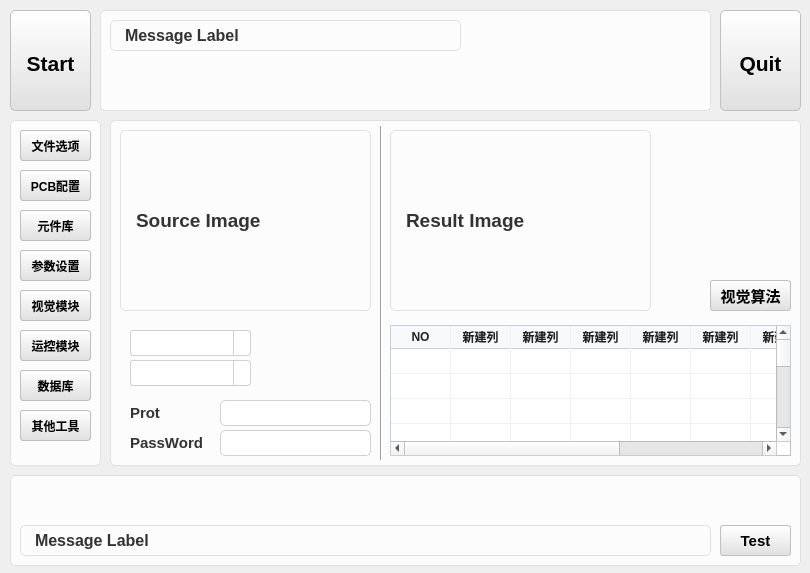
<?xml version="1.0" encoding="UTF-8"?>
<ui version="4.0">
 <class>MachineCoreClass</class>
 <widget class="QMainWindow" name="MachineCoreClass">
  <property name="geometry">
   <rect>
    <x>0</x>
    <y>0</y>
    <width>810</width>
    <height>573</height>
   </rect>
  </property>
  <property name="font">
   <font>
    <strikeout>false</strikeout>
   </font>
  </property>
  <property name="windowTitle">
   <string>MachineCore</string>
  </property>
  <property name="styleSheet">
   <string notr="true">/* ================== QPushButton &amp; QToolButton 开始 ================== */

/* 按钮默认状态 */
QPushButton, QToolButton {
    border: 1px solid #c0c0c0;      
    background: qlineargradient(x1:0, y1:0, x2:0, y2:1, stop:0 #ffffff, stop:1 #e0e0e0);
    border-radius: 3px; 
    outline: none;                  
    padding: 0px;                   
}

/* 按钮鼠标悬停时 */
QPushButton:hover, QToolButton:hover {
    border: 1px solid #a0a0a0;      
    background: qlineargradient(x1:0, y1:0, x2:0, y2:1, stop:0 #ffffff, stop:1 #d0d0d0);
}

/* 按钮鼠标按下时 */
QPushButton:pressed, QToolButton:pressed {
    border: 1px solid #808080;      
    background: qlineargradient(x1:0, y1:0, x2:0, y2:1, stop:0 #d0d0d0, stop:1 #e0e0e0);
}

/* ================== QLineEdit 开始 ================== */

/* 默认状态 */
QLineEdit {
    background-color: #ffffff;
    border: 1px solid #D0D0D0;     
    border-radius: 5px;            
    padding: 2px 2px;              
    color: #222222;                
    min-height: 20px;              
}

/* 获得焦点时 */
QLineEdit:focus {
    border: 1px solid #007AFF;     
    background-color: #E8F4FF;     
}

/* 禁用状态 */
QLineEdit:disabled {
    background-color: #eef1f5;     
    color: #9aa0a6;                
    border: 1px solid #d3d8e0;     
}

/* ================== QTableWidget 开始 ================== */

QTableWidget {
    background-color: #ffffff;
    border: 1px solid #c8cdd6;
    border-radius: 1px;
    gridline-color: #eef1f5;
    selection-background-color: #eef1f5;
    color: #222222;
}

QTableWidget::item {
    padding: 2px 2px;
}

/* 表头样式 */
QHeaderView::section {
    background-color: #f7f9fc;         /* 稍微带点蓝灰色的背景，比纯白更有质感 */
    border: none;
    border-bottom: 1px solid #c8cdd6;  /* 底部保留主分割线 */
    border-right: 1px solid #eef1f5;   /* 右侧保留列分割线 */
    padding: 0px 0px;                 /* 增加内边距，让表头看起来不那么拥挤 */
    color: #222222;
    font-weight: bold;                 /* 表头加粗，增强视觉引导 */
    text-align: left;                  /* 强制左对齐（默认可能是居中，左对齐更易读） */
}

/* 鼠标悬停在表头上时的效果 */
QHeaderView::section:hover {
    background-color: #eef1f5;         /* 悬停时背景稍微变深，提供交互反馈 */
}

/* 去掉表头最右侧多余的边框线 */
QHeaderView::section:last {
    border-right: none;
}

/* ================== QGroupBox 开始 ================== */

QGroupBox {
    border: 1px solid #E0E0E0; 
    border-radius: 5px; 
    background-color: #FCFCFC; 
    margin-top: 10px; /* ⚠️ 新增：给标题留出一点顶部空间 */
}

/* 分组框标题（补充了左右内边距） */
QGroupBox::title {
    subcontrol-origin: margin;
    subcontrol-position: top left;
    color: #333333;
    font-weight: bold;
    background-color: #FCFCFC; 
    padding: 0 5px; /* ⚠️ 新增：左右留出 5px 空间，让遮盖边框的效果更自然，文字不贴边 */
}

/* ================== QLabel 开始 ================== */

QLabel {
    color: #333333;           /* 与 QGroupBox::title 保持一致的深灰色 */
    font-weight: bold;        /* 保持相同的加粗效果（如果是普通文本可去掉这行） */
    background-color: #FCFCFC; /* 与分组框背景色一致 */
    border: 1px solid #E0E0E0; /* 相同的边框颜色和粗细 */
    border-radius: 5px;       /* 相同的圆角 */
    padding: 6px 10px;        /* 适当的内边距，让文字不贴边，视觉上更舒适 */
}

/* ================== QComboBox 开始 ================== */

/* 默认状态 */
QComboBox {
    background-color: #ffffff;
    border: 1px solid #D0D0D0;     
    border-radius: 3px;            
    padding: 2px 2px;              
    color: #222222;                
    min-height: 20px;
	font-weight: bold;             /* 加上这一行，文字就加粗了 */              
}

/* 获得焦点时 */
QComboBox:focus {
    border: 1px solid #007AFF;     
    background-color: #E8F4FF;     
}

/* 禁用状态 */
QComboBox:disabled {
    background-color: #eef1f5;     
    color: #9aa0a6;                
    border: 1px solid #d3d8e0;     
}

/* 右侧下拉按钮区域 */
QComboBox::drop-down {
    width: 16px;
    border-left: 1px solid #D0D0D0;
    border-top-right-radius: 4px;
    border-bottom-right-radius: 4px;
}

/* 使用自定义图片作为下拉箭头 */
QComboBox::down-arrow {
    image: url(:/MachineCore/Icon/fa_0xf107.png); /* 替换为你的资源路径 */
    width: 10px;                        /* 建议设置合适的宽高 */
    height: 10px;
}

/* QFrame (分割线) */
QFrame[frameShape=&quot;4&quot;], 
QFrame[frameShape=&quot;5&quot;] {
    border: none;              /* 1. 彻底干掉外框，绝不会出现方框 */
    background-color: #D0D0D0; /* 2. 核心！用背景色来充当线条的颜色 */

}
</string>
  </property>
  <widget class="QWidget" name="centralWidget">
   <widget class="QToolButton" name="toolButton_Start">
    <property name="geometry">
     <rect>
      <x>10</x>
      <y>10</y>
      <width>81</width>
      <height>101</height>
     </rect>
    </property>
    <property name="font">
     <font>
      <pointsize>16</pointsize>
      <weight>75</weight>
      <italic>false</italic>
      <bold>true</bold>
      <underline>false</underline>
      <strikeout>false</strikeout>
     </font>
    </property>
    <property name="styleSheet">
     <string notr="true">/* 1. 默认状态 */
* {
    border: 1px solid #c0c0c0; 
    background: qlineargradient(x1:0, y1:0, x2:0, y2:1, stop:0 #ffffff, stop:1 #e0e0e0);
    border-radius: 5px; 
    padding-top: 10px; 
    padding-bottom: 5px; 
}

/* 2. 鼠标悬停时 */
*:hover {
    border: 1px solid #a0a0a0; 
    background: qlineargradient(x1:0, y1:0, x2:0, y2:1, stop:0 #ffffff, stop:1 #d0d0d0);
}

/* 3. 鼠标按下时 */
*:pressed {
    border: 1px solid #808080; 
    background: qlineargradient(x1:0, y1:0, x2:0, y2:1, stop:0 #d0d0d0, stop:1 #e0e0e0);
}</string>
    </property>
    <property name="text">
     <string>Start</string>
    </property>
    <property name="icon">
     <iconset resource="MachineCore.qrc">
      <normaloff>:/MachineCore/Icon/Start.png</normaloff>:/MachineCore/Icon/Start.png</iconset>
    </property>
    <property name="iconSize">
     <size>
      <width>48</width>
      <height>48</height>
     </size>
    </property>
    <property name="toolButtonStyle">
     <enum>Qt::ToolButtonTextUnderIcon</enum>
    </property>
   </widget>
   <widget class="QToolButton" name="toolButton_Quit">
    <property name="geometry">
     <rect>
      <x>720</x>
      <y>10</y>
      <width>81</width>
      <height>101</height>
     </rect>
    </property>
    <property name="font">
     <font>
      <pointsize>16</pointsize>
      <weight>75</weight>
      <italic>false</italic>
      <bold>true</bold>
      <strikeout>false</strikeout>
     </font>
    </property>
    <property name="styleSheet">
     <string notr="true">/* 1. 默认状态 */
* {
    border: 1px solid #c0c0c0; 
    background: qlineargradient(x1:0, y1:0, x2:0, y2:1, stop:0 #ffffff, stop:1 #e0e0e0);
    border-radius: 5px; 
    padding-top: 10px; 
    padding-bottom: 5px; 
}

/* 2. 鼠标悬停时 */
*:hover {
    border: 1px solid #a0a0a0; 
    background: qlineargradient(x1:0, y1:0, x2:0, y2:1, stop:0 #ffffff, stop:1 #d0d0d0);
}

/* 3. 鼠标按下时 */
*:pressed {
    border: 1px solid #808080; 
    background: qlineargradient(x1:0, y1:0, x2:0, y2:1, stop:0 #d0d0d0, stop:1 #e0e0e0);
}</string>
    </property>
    <property name="text">
     <string>Quit</string>
    </property>
    <property name="icon">
     <iconset resource="MachineCore.qrc">
      <normaloff>:/MachineCore/Icon/Quit.png</normaloff>:/MachineCore/Icon/Quit.png</iconset>
    </property>
    <property name="iconSize">
     <size>
      <width>48</width>
      <height>48</height>
     </size>
    </property>
    <property name="toolButtonStyle">
     <enum>Qt::ToolButtonTextUnderIcon</enum>
    </property>
   </widget>
   <widget class="QGroupBox" name="groupBox_Center">
    <property name="geometry">
     <rect>
      <x>110</x>
      <y>110</y>
      <width>691</width>
      <height>356</height>
     </rect>
    </property>
    <property name="title">
     <string/>
    </property>
    <widget class="QLabel" name="label_Video">
     <property name="geometry">
      <rect>
       <x>10</x>
       <y>20</y>
       <width>251</width>
       <height>181</height>
      </rect>
     </property>
     <property name="font">
      <font>
       <pointsize>14</pointsize>
       <weight>75</weight>
       <bold>true</bold>
      </font>
     </property>
     <property name="text">
      <string>Source Image</string>
     </property>
    </widget>
    <widget class="QTableWidget" name="tableWidget">
     <property name="geometry">
      <rect>
       <x>280</x>
       <y>215</y>
       <width>401</width>
       <height>131</height>
      </rect>
     </property>
     <attribute name="horizontalHeaderVisible">
      <bool>true</bool>
     </attribute>
     <attribute name="horizontalHeaderCascadingSectionResizes">
      <bool>false</bool>
     </attribute>
     <attribute name="horizontalHeaderMinimumSectionSize">
      <number>25</number>
     </attribute>
     <attribute name="horizontalHeaderDefaultSectionSize">
      <number>60</number>
     </attribute>
     <attribute name="verticalHeaderVisible">
      <bool>false</bool>
     </attribute>
     <attribute name="verticalHeaderDefaultSectionSize">
      <number>25</number>
     </attribute>
     <attribute name="verticalHeaderHighlightSections">
      <bool>true</bool>
     </attribute>
     <row>
      <property name="text">
       <string>新建行</string>
      </property>
     </row>
     <row>
      <property name="text">
       <string>新建行</string>
      </property>
     </row>
     <row>
      <property name="text">
       <string>新建行</string>
      </property>
     </row>
     <row>
      <property name="text">
       <string>新建行</string>
      </property>
     </row>
     <row>
      <property name="text">
       <string>新建行</string>
      </property>
     </row>
     <row>
      <property name="text">
       <string>新建行</string>
      </property>
     </row>
     <row>
      <property name="text">
       <string>新建行</string>
      </property>
     </row>
     <row>
      <property name="text">
       <string>新建行</string>
      </property>
     </row>
     <row>
      <property name="text">
       <string>新建行</string>
      </property>
     </row>
     <row>
      <property name="text">
       <string>新建行</string>
      </property>
     </row>
     <row>
      <property name="text">
       <string>新建行</string>
      </property>
     </row>
     <row>
      <property name="text">
       <string>新建行</string>
      </property>
     </row>
     <row>
      <property name="text">
       <string>新建行</string>
      </property>
     </row>
     <row>
      <property name="text">
       <string>新建行</string>
      </property>
     </row>
     <row>
      <property name="text">
       <string>新建行</string>
      </property>
     </row>
     <row>
      <property name="text">
       <string>新建行</string>
      </property>
     </row>
     <row>
      <property name="text">
       <string>新建行</string>
      </property>
     </row>
     <row>
      <property name="text">
       <string>新建行</string>
      </property>
     </row>
     <row>
      <property name="text">
       <string>新建行</string>
      </property>
     </row>
     <row>
      <property name="text">
       <string>新建行</string>
      </property>
     </row>
     <column>
      <property name="text">
       <string>NO</string>
      </property>
     </column>
     <column>
      <property name="text">
       <string>新建列</string>
      </property>
     </column>
     <column>
      <property name="text">
       <string>新建列</string>
      </property>
     </column>
     <column>
      <property name="text">
       <string>新建列</string>
      </property>
     </column>
     <column>
      <property name="text">
       <string>新建列</string>
      </property>
     </column>
     <column>
      <property name="text">
       <string>新建列</string>
      </property>
     </column>
     <column>
      <property name="text">
       <string>新建列</string>
      </property>
     </column>
     <column>
      <property name="text">
       <string>新建列</string>
      </property>
     </column>
     <column>
      <property name="text">
       <string>新建列</string>
      </property>
     </column>
     <column>
      <property name="text">
       <string>新建列</string>
      </property>
     </column>
    </widget>
    <widget class="QFrame" name="frame">
     <property name="geometry">
      <rect>
       <x>270</x>
       <y>15</y>
       <width>1</width>
       <height>336</height>
      </rect>
     </property>
     <property name="frameShape">
      <enum>QFrame::VLine</enum>
     </property>
     <property name="frameShadow">
      <enum>QFrame::Raised</enum>
     </property>
    </widget>
    <widget class="QLineEdit" name="lineEdit_5">
     <property name="geometry">
      <rect>
       <x>110</x>
       <y>290</y>
       <width>151</width>
       <height>26</height>
      </rect>
     </property>
     <property name="font">
      <font>
       <pointsize>11</pointsize>
      </font>
     </property>
    </widget>
    <widget class="QLabel" name="label_Top_4">
     <property name="geometry">
      <rect>
       <x>20</x>
       <y>290</y>
       <width>81</width>
       <height>26</height>
      </rect>
     </property>
     <property name="font">
      <font>
       <pointsize>11</pointsize>
       <weight>75</weight>
       <bold>true</bold>
      </font>
     </property>
     <property name="styleSheet">
      <string notr="true">color: #333333;           /* 与 QGroupBox::title 保持一致的深灰色 */
font-weight: bold;        /* 保持相同的加粗效果（如果是普通文本可去掉这行） */
background-color: #FCFCFC; /* 与分组框背景色一致 */
border: 0px solid #E0E0E0; /* 相同的边框颜色和粗细 */
border-radius: 0px;       /* 相同的圆角 */
padding: 0px 0px;        /* 适当的内边距，让文字不贴边，视觉上更舒适 */</string>
     </property>
     <property name="text">
      <string>Prot</string>
     </property>
    </widget>
    <widget class="QLineEdit" name="lineEdit_6">
     <property name="geometry">
      <rect>
       <x>110</x>
       <y>320</y>
       <width>151</width>
       <height>26</height>
      </rect>
     </property>
     <property name="font">
      <font>
       <pointsize>11</pointsize>
      </font>
     </property>
    </widget>
    <widget class="QLabel" name="label_Top_5">
     <property name="geometry">
      <rect>
       <x>20</x>
       <y>320</y>
       <width>81</width>
       <height>26</height>
      </rect>
     </property>
     <property name="font">
      <font>
       <pointsize>11</pointsize>
       <weight>75</weight>
       <bold>true</bold>
      </font>
     </property>
     <property name="styleSheet">
      <string notr="true">color: #333333;           /* 与 QGroupBox::title 保持一致的深灰色 */
font-weight: bold;        /* 保持相同的加粗效果（如果是普通文本可去掉这行） */
background-color: #FCFCFC; /* 与分组框背景色一致 */
border: 0px solid #E0E0E0; /* 相同的边框颜色和粗细 */
border-radius: 0px;       /* 相同的圆角 */
padding: 0px 0px;        /* 适当的内边距，让文字不贴边，视觉上更舒适 */</string>
     </property>
     <property name="text">
      <string>PassWord</string>
     </property>
    </widget>
    <widget class="QComboBox" name="comboBox_5">
     <property name="geometry">
      <rect>
       <x>20</x>
       <y>220</y>
       <width>121</width>
       <height>26</height>
      </rect>
     </property>
    </widget>
    <widget class="QComboBox" name="comboBox_6">
     <property name="geometry">
      <rect>
       <x>20</x>
       <y>250</y>
       <width>121</width>
       <height>26</height>
      </rect>
     </property>
    </widget>
    <widget class="QLabel" name="label_Result">
     <property name="geometry">
      <rect>
       <x>280</x>
       <y>20</y>
       <width>261</width>
       <height>181</height>
      </rect>
     </property>
     <property name="font">
      <font>
       <pointsize>14</pointsize>
       <weight>75</weight>
       <bold>true</bold>
      </font>
     </property>
     <property name="text">
      <string>Result Image</string>
     </property>
    </widget>
    <widget class="QPushButton" name="pushButton_Math">
     <property name="geometry">
      <rect>
       <x>600</x>
       <y>170</y>
       <width>81</width>
       <height>31</height>
      </rect>
     </property>
     <property name="font">
      <font>
       <pointsize>11</pointsize>
       <weight>75</weight>
       <bold>true</bold>
      </font>
     </property>
     <property name="text">
      <string>视觉算法</string>
     </property>
    </widget>
   </widget>
   <widget class="QGroupBox" name="groupBox_Top">
    <property name="geometry">
     <rect>
      <x>100</x>
      <y>0</y>
      <width>611</width>
      <height>111</height>
     </rect>
    </property>
    <property name="title">
     <string/>
    </property>
    <widget class="QLabel" name="label_Top">
     <property name="geometry">
      <rect>
       <x>10</x>
       <y>20</y>
       <width>351</width>
       <height>31</height>
      </rect>
     </property>
     <property name="font">
      <font>
       <pointsize>12</pointsize>
       <weight>75</weight>
       <bold>true</bold>
      </font>
     </property>
     <property name="text">
      <string>Message Label</string>
     </property>
    </widget>
   </widget>
   <widget class="QGroupBox" name="groupBox_Left">
    <property name="geometry">
     <rect>
      <x>10</x>
      <y>110</y>
      <width>91</width>
      <height>356</height>
     </rect>
    </property>
    <property name="title">
     <string/>
    </property>
    <widget class="QPushButton" name="pushButton_File">
     <property name="geometry">
      <rect>
       <x>10</x>
       <y>20</y>
       <width>71</width>
       <height>31</height>
      </rect>
     </property>
     <property name="font">
      <font>
       <pointsize>9</pointsize>
       <weight>75</weight>
       <bold>true</bold>
      </font>
     </property>
     <property name="text">
      <string>文件选项</string>
     </property>
    </widget>
    <widget class="QPushButton" name="pushButton_PCB">
     <property name="geometry">
      <rect>
       <x>10</x>
       <y>60</y>
       <width>71</width>
       <height>31</height>
      </rect>
     </property>
     <property name="font">
      <font>
       <pointsize>9</pointsize>
       <weight>75</weight>
       <bold>true</bold>
      </font>
     </property>
     <property name="text">
      <string>PCB配置</string>
     </property>
    </widget>
    <widget class="QPushButton" name="pushButton_Lib">
     <property name="geometry">
      <rect>
       <x>10</x>
       <y>100</y>
       <width>71</width>
       <height>31</height>
      </rect>
     </property>
     <property name="font">
      <font>
       <pointsize>9</pointsize>
       <weight>75</weight>
       <bold>true</bold>
      </font>
     </property>
     <property name="text">
      <string>元件库</string>
     </property>
    </widget>
    <widget class="QPushButton" name="pushButton_Para">
     <property name="geometry">
      <rect>
       <x>10</x>
       <y>140</y>
       <width>71</width>
       <height>31</height>
      </rect>
     </property>
     <property name="font">
      <font>
       <pointsize>9</pointsize>
       <weight>75</weight>
       <bold>true</bold>
      </font>
     </property>
     <property name="text">
      <string>参数设置</string>
     </property>
    </widget>
    <widget class="QPushButton" name="pushButton_Tool">
     <property name="geometry">
      <rect>
       <x>10</x>
       <y>300</y>
       <width>71</width>
       <height>31</height>
      </rect>
     </property>
     <property name="font">
      <font>
       <pointsize>9</pointsize>
       <weight>75</weight>
       <bold>true</bold>
      </font>
     </property>
     <property name="text">
      <string>其他工具</string>
     </property>
    </widget>
    <widget class="QPushButton" name="pushButton_Data">
     <property name="geometry">
      <rect>
       <x>10</x>
       <y>260</y>
       <width>71</width>
       <height>31</height>
      </rect>
     </property>
     <property name="font">
      <font>
       <pointsize>9</pointsize>
       <weight>75</weight>
       <bold>true</bold>
      </font>
     </property>
     <property name="text">
      <string>数据库</string>
     </property>
    </widget>
    <widget class="QPushButton" name="pushButton_Motion">
     <property name="geometry">
      <rect>
       <x>10</x>
       <y>220</y>
       <width>71</width>
       <height>31</height>
      </rect>
     </property>
     <property name="font">
      <font>
       <pointsize>9</pointsize>
       <weight>75</weight>
       <bold>true</bold>
      </font>
     </property>
     <property name="text">
      <string>运控模块</string>
     </property>
    </widget>
    <widget class="QPushButton" name="pushButton_Vision">
     <property name="geometry">
      <rect>
       <x>10</x>
       <y>180</y>
       <width>71</width>
       <height>31</height>
      </rect>
     </property>
     <property name="font">
      <font>
       <pointsize>9</pointsize>
       <weight>75</weight>
       <bold>true</bold>
      </font>
     </property>
     <property name="text">
      <string>视觉模块</string>
     </property>
    </widget>
   </widget>
   <widget class="QGroupBox" name="groupBox_Bottom">
    <property name="geometry">
     <rect>
      <x>10</x>
      <y>465</y>
      <width>791</width>
      <height>101</height>
     </rect>
    </property>
    <property name="title">
     <string/>
    </property>
    <widget class="QLabel" name="label_Bottom">
     <property name="geometry">
      <rect>
       <x>10</x>
       <y>60</y>
       <width>691</width>
       <height>31</height>
      </rect>
     </property>
     <property name="font">
      <font>
       <pointsize>12</pointsize>
       <weight>75</weight>
       <bold>true</bold>
      </font>
     </property>
     <property name="text">
      <string>Message Label</string>
     </property>
    </widget>
    <widget class="QPushButton" name="pushButton_Result">
     <property name="geometry">
      <rect>
       <x>710</x>
       <y>60</y>
       <width>71</width>
       <height>31</height>
      </rect>
     </property>
     <property name="font">
      <font>
       <pointsize>11</pointsize>
       <weight>75</weight>
       <bold>true</bold>
      </font>
     </property>
     <property name="text">
      <string>Test</string>
     </property>
    </widget>
   </widget>
  </widget>
 </widget>
 <layoutdefault spacing="6" margin="11"/>
 <resources>
  <include location="MachineCore.qrc"/>
 </resources>
 <connections/>
</ui>
